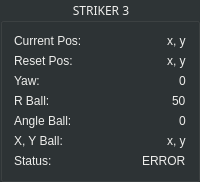
      <widget class="QGroupBox" name="groupBox_striker3info">
       <property name="palette">
        <palette>
         <active>
          <colorrole role="WindowText">
           <brush brushstyle="SolidPattern">
            <color alpha="255">
             <red>238</red>
             <green>238</green>
             <blue>236</blue>
            </color>
           </brush>
          </colorrole>
          <colorrole role="Button">
           <brush brushstyle="SolidPattern">
            <color alpha="255">
             <red>46</red>
             <green>52</green>
             <blue>54</blue>
            </color>
           </brush>
          </colorrole>
          <colorrole role="Text">
           <brush brushstyle="SolidPattern">
            <color alpha="255">
             <red>238</red>
             <green>238</green>
             <blue>236</blue>
            </color>
           </brush>
          </colorrole>
          <colorrole role="ButtonText">
           <brush brushstyle="SolidPattern">
            <color alpha="255">
             <red>238</red>
             <green>238</green>
             <blue>236</blue>
            </color>
           </brush>
          </colorrole>
          <colorrole role="Base">
           <brush brushstyle="SolidPattern">
            <color alpha="255">
             <red>46</red>
             <green>52</green>
             <blue>54</blue>
            </color>
           </brush>
          </colorrole>
          <colorrole role="Window">
           <brush brushstyle="SolidPattern">
            <color alpha="255">
             <red>46</red>
             <green>52</green>
             <blue>54</blue>
            </color>
           </brush>
          </colorrole>
         </active>
         <inactive>
          <colorrole role="WindowText">
           <brush brushstyle="SolidPattern">
            <color alpha="255">
             <red>238</red>
             <green>238</green>
             <blue>236</blue>
            </color>
           </brush>
          </colorrole>
          <colorrole role="Button">
           <brush brushstyle="SolidPattern">
            <color alpha="255">
             <red>46</red>
             <green>52</green>
             <blue>54</blue>
            </color>
           </brush>
          </colorrole>
          <colorrole role="Text">
           <brush brushstyle="SolidPattern">
            <color alpha="255">
             <red>238</red>
             <green>238</green>
             <blue>236</blue>
            </color>
           </brush>
          </colorrole>
          <colorrole role="ButtonText">
           <brush brushstyle="SolidPattern">
            <color alpha="255">
             <red>238</red>
             <green>238</green>
             <blue>236</blue>
            </color>
           </brush>
          </colorrole>
          <colorrole role="Base">
           <brush brushstyle="SolidPattern">
            <color alpha="255">
             <red>46</red>
             <green>52</green>
             <blue>54</blue>
            </color>
           </brush>
          </colorrole>
          <colorrole role="Window">
           <brush brushstyle="SolidPattern">
            <color alpha="255">
             <red>46</red>
             <green>52</green>
             <blue>54</blue>
            </color>
           </brush>
          </colorrole>
         </inactive>
         <disabled>
          <colorrole role="WindowText">
           <brush brushstyle="SolidPattern">
            <color alpha="255">
             <red>238</red>
             <green>238</green>
             <blue>236</blue>
            </color>
           </brush>
          </colorrole>
          <colorrole role="Button">
           <brush brushstyle="SolidPattern">
            <color alpha="255">
             <red>46</red>
             <green>52</green>
             <blue>54</blue>
            </color>
           </brush>
          </colorrole>
          <colorrole role="Text">
           <brush brushstyle="SolidPattern">
            <color alpha="255">
             <red>238</red>
             <green>238</green>
             <blue>236</blue>
            </color>
           </brush>
          </colorrole>
          <colorrole role="ButtonText">
           <brush brushstyle="SolidPattern">
            <color alpha="255">
             <red>238</red>
             <green>238</green>
             <blue>236</blue>
            </color>
           </brush>
          </colorrole>
          <colorrole role="Base">
           <brush brushstyle="SolidPattern">
            <color alpha="255">
             <red>46</red>
             <green>52</green>
             <blue>54</blue>
            </color>
           </brush>
          </colorrole>
          <colorrole role="Window">
           <brush brushstyle="SolidPattern">
            <color alpha="255">
             <red>46</red>
             <green>52</green>
             <blue>54</blue>
            </color>
           </brush>
          </colorrole>
         </disabled>
        </palette>
       </property>
       <property name="font">
        <font>
         <family>Waree</family>
        </font>
       </property>
       <property name="styleSheet">
        <string notr="true">color: rgb(238, 238, 236);font:white</string>
       </property>
       <property name="title">
        <string>STRIKER 3</string>
       </property>
       <property name="alignment">
        <set>Qt::AlignCenter</set>
       </property>
       <layout class="QGridLayout" name="gridLayout">
        <item row="5" column="1" alignment="Qt::AlignRight">
         <widget class="QLabel" name="label_6">
          <property name="text">
           <string>x, y</string>
          </property>
         </widget>
        </item>
        <item row="5" column="0">
         <widget class="QLabel" name="label_13">
          <property name="text">
           <string>X, Y Ball:</string>
          </property>
         </widget>
        </item>
        <item row="6" column="0">
         <widget class="QLabel" name="label_14">
          <property name="text">
           <string>Status:</string>
          </property>
         </widget>
        </item>
        <item row="0" column="1" alignment="Qt::AlignRight|Qt::AlignVCenter">
         <widget class="QLabel" name="label">
          <property name="text">
           <string>x, y</string>
          </property>
         </widget>
        </item>
        <item row="4" column="1" alignment="Qt::AlignRight">
         <widget class="QLabel" name="label_5">
          <property name="text">
           <string>0</string>
          </property>
         </widget>
        </item>
        <item row="4" column="0">
         <widget class="QLabel" name="label_12">
          <property name="text">
           <string>Angle Ball:</string>
          </property>
         </widget>
        </item>
        <item row="2" column="0">
         <widget class="QLabel" name="label_10">
          <property name="text">
           <string>Yaw:</string>
          </property>
         </widget>
        </item>
        <item row="6" column="1" alignment="Qt::AlignRight">
         <widget class="QLabel" name="label_7">
          <property name="text">
           <string>ERROR</string>
          </property>
         </widget>
        </item>
        <item row="3" column="1" alignment="Qt::AlignRight">
         <widget class="QLabel" name="label_4">
          <property name="text">
           <string>50</string>
          </property>
         </widget>
        </item>
        <item row="0" column="0">
         <widget class="QLabel" name="label_8">
          <property name="font">
           <font>
            <weight>50</weight>
            <italic>false</italic>
            <bold>false</bold>
           </font>
          </property>
          <property name="text">
           <string>Current Pos:</string>
          </property>
         </widget>
        </item>
        <item row="1" column="1" alignment="Qt::AlignRight">
         <widget class="QLabel" name="label_2">
          <property name="text">
           <string>x, y</string>
          </property>
         </widget>
        </item>
        <item row="1" column="0">
         <widget class="QLabel" name="label_9">
          <property name="text">
           <string>Reset Pos:</string>
          </property>
         </widget>
        </item>
        <item row="2" column="1" alignment="Qt::AlignRight">
         <widget class="QLabel" name="label_3">
          <property name="text">
           <string>0</string>
          </property>
         </widget>
        </item>
        <item row="3" column="0">
         <widget class="QLabel" name="label_11">
          <property name="styleSheet">
           <string notr="true">color: rgb(238, 238, 236);</string>
          </property>
          <property name="text">
           <string>R Ball:</string>
          </property>
         </widget>
        </item>
       </layout>
      </widget>
